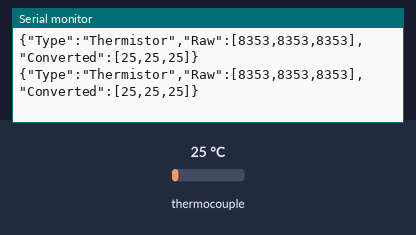
Bench run of a sketch on a simulated Arduino Uno, built for the host (arithmetic inside an expression is 32-bit, double 64-bit). Shown: the last lines printed to the serial monitor. The inputs (shaded band) are chosen by the test bench; at power-on: thermocouple 25 °C.

Above: at 1.2 s.
1.3 s: thermocouple set to 6 °C
At 2.0 s:
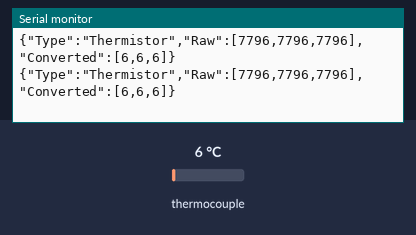
4.3 s: thermocouple set to 75 °C
At 5.1 s:
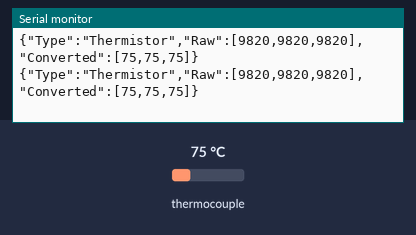
Timing chart, 0 to 7.3 s (numbered marks = the images above; inputs shaded):
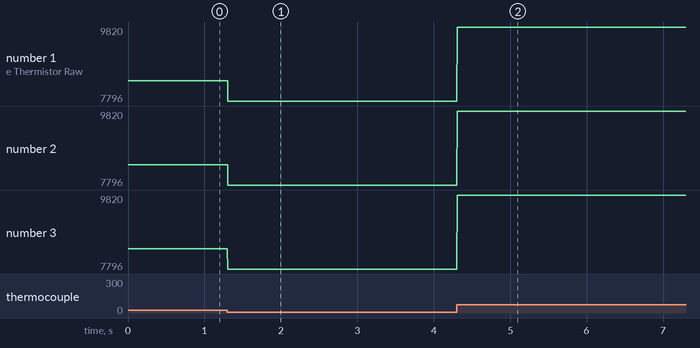

Measured:
- after the input at 1.3 s, the serial monitor: prints a new line at once (image 1)
- after the input at 4.3 s, the serial monitor: prints a new line at once (image 2)
- plotted number 1: 8353 → 7796 after the input at 1.3 s, 7796 → 9820 after the input at 4.3 s
- plotted number 2: 8353 → 7796 after the input at 1.3 s, 7796 → 9820 after the input at 4.3 s
- plotted number 3: 8353 → 7796 after the input at 1.3 s, 7796 → 9820 after the input at 4.3 s

The sketch:

labtempjsonrtd.ino
```cpp
#undef min
#undef max

#include <ArduinoJson.h>
#include <Adafruit_MAX31865.h>

#define RREF 430.0
#define NUMSENSORS 3
String inputString = "";
volatile bool stringComplete = false;
bool sendtype = false;
String sensor = "";
int chan[NUMSENSORS];
int data[NUMSENSORS];
bool collectdata = false;
bool senddata = false;

//Adafruit_MAX31865 rtd[3];

Adafruit_MAX31865 max3 = Adafruit_MAX31865(4, 5, 6, 7);
Adafruit_MAX31865 max2 = Adafruit_MAX31865(3, 5, 6, 7);
Adafruit_MAX31865 max1 = Adafruit_MAX31865(2, 5, 6, 7);

Adafruit_MAX31865 rtd[] = {max1,max2,max3};
void setup() {
  // put your setup code here, to run once:
    Serial.begin(115200);
    for(int i = 0; i<NUMSENSORS; i++)
      rtd[i].begin(MAX31865_3WIRE);
}

void loop() {
  // put your main code here, to run repeatedly:
  if (true)
  {
    parseJson();
    stringComplete = false;
    senddata = true;
  }

//  if(collectdata)
//  {
//    collect();
//    collectdata = false;
//    senddata = true;
//  }

    if(senddata)
    {
      senddat();
      senddata = false;
    }

}

void parseJson()
{
    DynamicJsonBuffer jsonBuffer;

  String testinput = "{\"send\":\"true\",\"sensor\":\"thermocouple\",\"channels\":\"[0,1,2],\"recieveIP\":\"10.0.0.8\"}";

  JsonObject& root = jsonBuffer.parseObject(testinput);

  JsonArray& channels = root["channels"].asArray();

 // std::vector<int> chan;
  for (int i = 0; i < NUMSENSORS; i++)
  {
    chan[i] = (root["channels"][i]);
  }
}
void senddat()
{
  StaticJsonBuffer<200> jsonBuffer;
  JsonObject& root = jsonBuffer.createObject();
  root["Type"] = "Thermistor";
  JsonArray& raw = root.createNestedArray("Raw");
  for(int i = 0; i < NUMSENSORS; i++)
  {
     raw.add(rtd[i].readRTD());
  }
  JsonArray& converted = root.createNestedArray("Converted");
    for(int i = 0; i < NUMSENSORS; i++)
  {
    converted.add(rtd[i].temperature(100,RREF));
  }

  root.printTo(Serial);
  Serial.println();
}

  void serialEvent()
  {
      while (Serial.available()) {
    // get the new byte:
    char inChar = (char)Serial.read();
    // add it to the inputString:
    inputString += inChar;
    // if the incoming character is a newline, set a flag
    // so the main loop can do something about it:
    if (inChar == '\n') {
      stringComplete = true;
    }
  }
}
```
